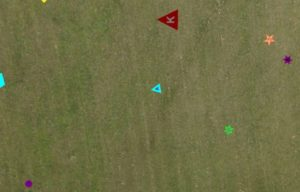
#> input picture OpenCV/3.jpg, 300 x 192 px
$ python vid7.py
#> lines starting #> are read from the running program, lines starting #| are printed output that depends on the picture; after the words box and inside, x2 and y2 are one past the last pixel; in counts of white or black regions, pixels touching at a corner belong together
import cv2
import numpy as np
img = cv2.imread("3.jpg")
#> img is the input picture: shape (192, 300, 3); mean B, G, R 69.5, 110.8, 111.6
hsv = cv2.cvtColor(img, cv2.COLOR_BGR2HSV)
#> hsv: shape (192, 300, 3); mean H, S, V 30.1, 99.7, 113.3
lower_red = np.array([85, 100, 100])
upper_red = np.array([130, 255, 255])
mask = cv2.inRange(hsv, lower_red, upper_red)
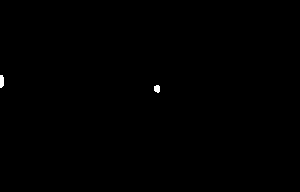
#> mask: shape (192, 300); 0.15% white; 2 white regions, box (x1, y1, x2, y2) and area: (0, 75, 4, 88) 47, (154, 85, 160, 93) 40
res = cv2.bitwise_and(img, img, mask=mask)
kernel = np.ones((15, 15), np.float64)/225
smooth = cv2.filter2D(res, -1, kernel)
blur = cv2.GaussianBlur(img, (15, 15), 0)
median = cv2.medianBlur(res, 15)
edges=cv2.Canny(blur,25,25)
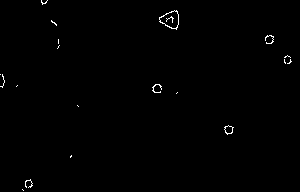
#> edges: shape (192, 300); 0.5% white in thin lines or dots
# bilateral=cv2.bilateralFilter(res,15,75,75) #eats a lot of processing power
cv2.imshow('res', res)
cv2.imshow('smooth', smooth)
cv2.imshow('canny',edges)
cv2.imshow('median', median)
cv2.imshow('image',img)
# cv2.imshow('bilateral',bilateral)
cv2.waitKey(0)
cv2.destroyAllWindows()
